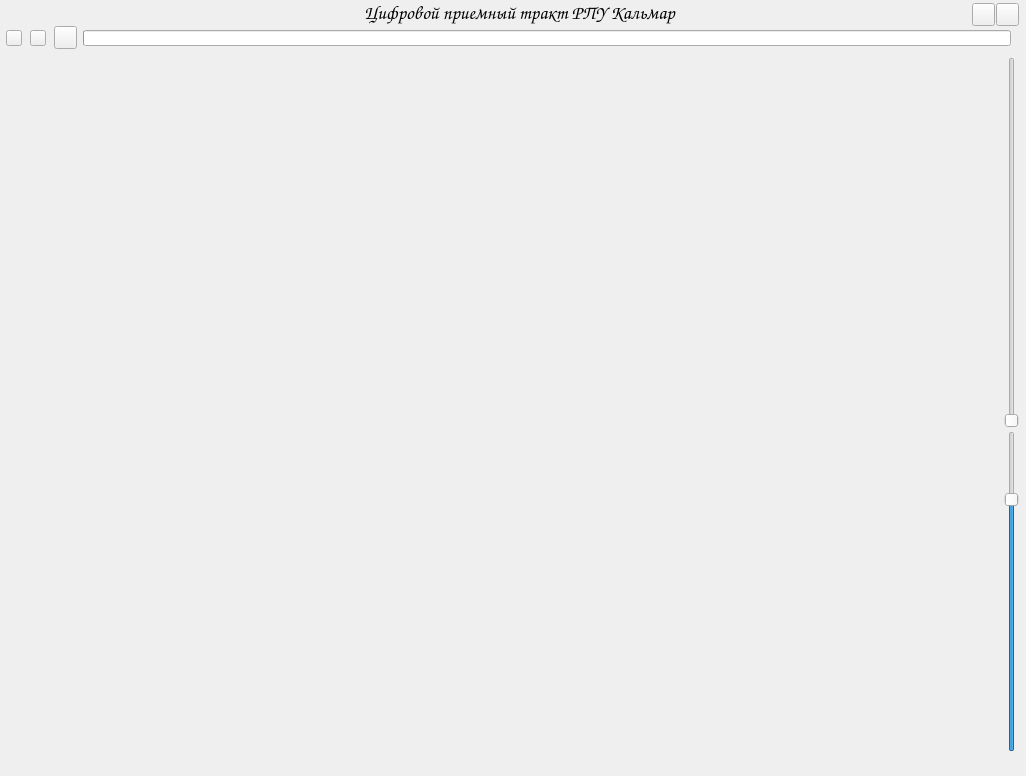
<?xml version="1.0" encoding="UTF-8"?>
<ui version="4.0">
 <class>Widget</class>
 <widget class="QWidget" name="Widget">
  <property name="geometry">
   <rect>
    <x>0</x>
    <y>0</y>
    <width>1026</width>
    <height>776</height>
   </rect>
  </property>
  <property name="minimumSize">
   <size>
    <width>1026</width>
    <height>776</height>
   </size>
  </property>
  <property name="maximumSize">
   <size>
    <width>1026</width>
    <height>776</height>
   </size>
  </property>
  <property name="windowTitle">
   <string>Цифровой приемный тракт РПУ &quot;Кальмар&quot;</string>
  </property>
  <property name="windowIcon">
   <iconset resource="images.qrc">
    <normaloff>:/buttons/SquidLow.png</normaloff>:/buttons/SquidLow.png</iconset>
  </property>
  <property name="autoFillBackground">
   <bool>false</bool>
  </property>
  <widget class="QWidget" name="widgetInterface" native="true">
   <property name="geometry">
    <rect>
     <x>0</x>
     <y>0</y>
     <width>1024</width>
     <height>762</height>
    </rect>
   </property>
   <property name="minimumSize">
    <size>
     <width>1024</width>
     <height>762</height>
    </size>
   </property>
   <property name="maximumSize">
    <size>
     <width>1024</width>
     <height>762</height>
    </size>
   </property>
   <widget class="QProgressBar" name="ReadProgressBar">
    <property name="geometry">
     <rect>
      <x>83</x>
      <y>30</y>
      <width>928</width>
      <height>16</height>
     </rect>
    </property>
    <property name="font">
     <font>
      <pointsize>10</pointsize>
      <weight>50</weight>
      <bold>false</bold>
      <kerning>false</kerning>
     </font>
    </property>
    <property name="maximum">
     <number>100</number>
    </property>
    <property name="value">
     <number>0</number>
    </property>
    <property name="alignment">
     <set>Qt::AlignCenter</set>
    </property>
    <property name="textVisible">
     <bool>false</bool>
    </property>
    <property name="orientation">
     <enum>Qt::Horizontal</enum>
    </property>
    <property name="textDirection">
     <enum>QProgressBar::TopToBottom</enum>
    </property>
    <property name="format">
     <string>%p%</string>
    </property>
   </widget>
   <widget class="QLabel" name="WindowTitleLabel">
    <property name="geometry">
     <rect>
      <x>0</x>
      <y>1</y>
      <width>1039</width>
      <height>24</height>
     </rect>
    </property>
    <property name="font">
     <font>
      <family>Comic Sans MS</family>
      <pointsize>14</pointsize>
     </font>
    </property>
    <property name="frameShape">
     <enum>QFrame::NoFrame</enum>
    </property>
    <property name="text">
     <string>Цифровой приемный тракт РПУ Кальмар</string>
    </property>
    <property name="alignment">
     <set>Qt::AlignCenter</set>
    </property>
   </widget>
   <widget class="QToolButton" name="RecButton">
    <property name="geometry">
     <rect>
      <x>6</x>
      <y>30</y>
      <width>16</width>
      <height>16</height>
     </rect>
    </property>
    <property name="text">
     <string/>
    </property>
   </widget>
   <widget class="QToolButton" name="StopButton">
    <property name="geometry">
     <rect>
      <x>30</x>
      <y>30</y>
      <width>16</width>
      <height>16</height>
     </rect>
    </property>
    <property name="text">
     <string/>
    </property>
   </widget>
   <widget class="QToolButton" name="ConfigButton">
    <property name="geometry">
     <rect>
      <x>54</x>
      <y>26</y>
      <width>23</width>
      <height>23</height>
     </rect>
    </property>
    <property name="text">
     <string/>
    </property>
   </widget>
   <widget class="QToolButton" name="CloseButton">
    <property name="geometry">
     <rect>
      <x>996</x>
      <y>3</y>
      <width>23</width>
      <height>23</height>
     </rect>
    </property>
    <property name="minimumSize">
     <size>
      <width>23</width>
      <height>23</height>
     </size>
    </property>
    <property name="maximumSize">
     <size>
      <width>23</width>
      <height>23</height>
     </size>
    </property>
    <property name="text">
     <string/>
    </property>
   </widget>
   <widget class="QToolButton" name="MinimizeButton">
    <property name="geometry">
     <rect>
      <x>972</x>
      <y>3</y>
      <width>23</width>
      <height>23</height>
     </rect>
    </property>
    <property name="minimumSize">
     <size>
      <width>23</width>
      <height>23</height>
     </size>
    </property>
    <property name="maximumSize">
     <size>
      <width>23</width>
      <height>23</height>
     </size>
    </property>
    <property name="text">
     <string/>
    </property>
   </widget>
   <widget class="simpleGraph" name="FftGraph" native="true">
    <property name="geometry">
     <rect>
      <x>0</x>
      <y>51</y>
      <width>1024</width>
      <height>711</height>
     </rect>
    </property>
    <property name="sizePolicy">
     <sizepolicy hsizetype="Expanding" vsizetype="Expanding">
      <horstretch>0</horstretch>
      <verstretch>0</verstretch>
     </sizepolicy>
    </property>
    <property name="minimumSize">
     <size>
      <width>1024</width>
      <height>711</height>
     </size>
    </property>
    <property name="maximumSize">
     <size>
      <width>1024</width>
      <height>711</height>
     </size>
    </property>
    <widget class="QSlider" name="DynamicRangeSlider">
     <property name="geometry">
      <rect>
       <x>1002</x>
       <y>6</y>
       <width>20</width>
       <height>371</height>
      </rect>
     </property>
     <property name="autoFillBackground">
      <bool>false</bool>
     </property>
     <property name="inputMethodHints">
      <set>Qt::ImhNone</set>
     </property>
     <property name="minimum">
      <number>10</number>
     </property>
     <property name="maximum">
      <number>150</number>
     </property>
     <property name="singleStep">
      <number>5</number>
     </property>
    </widget>
    <widget class="QSlider" name="NoiseLevelSlider">
     <property name="geometry">
      <rect>
       <x>1002</x>
       <y>380</y>
       <width>20</width>
       <height>321</height>
      </rect>
     </property>
     <property name="font">
      <font>
       <pointsize>12</pointsize>
      </font>
     </property>
     <property name="autoFillBackground">
      <bool>false</bool>
     </property>
     <property name="inputMethodHints">
      <set>Qt::ImhNone</set>
     </property>
     <property name="minimum">
      <number>-50</number>
     </property>
     <property name="maximum">
      <number>0</number>
     </property>
     <property name="value">
      <number>-10</number>
     </property>
    </widget>
   </widget>
   <zorder>WindowTitleLabel</zorder>
   <zorder>ReadProgressBar</zorder>
   <zorder>RecButton</zorder>
   <zorder>StopButton</zorder>
   <zorder>ConfigButton</zorder>
   <zorder>CloseButton</zorder>
   <zorder>MinimizeButton</zorder>
   <zorder>FftGraph</zorder>
  </widget>
 </widget>
 <layoutdefault spacing="6" margin="11"/>
 <customwidgets>
  <customwidget>
   <class>simpleGraph</class>
   <extends>QWidget</extends>
   <header location="global">simplegraph.h</header>
   <container>1</container>
   <slots>
    <slot>setNoiseLevel(int)</slot>
    <slot>setDynamicRange(int)</slot>
   </slots>
  </customwidget>
 </customwidgets>
 <resources>
  <include location="images.qrc"/>
 </resources>
 <connections/>
</ui>
